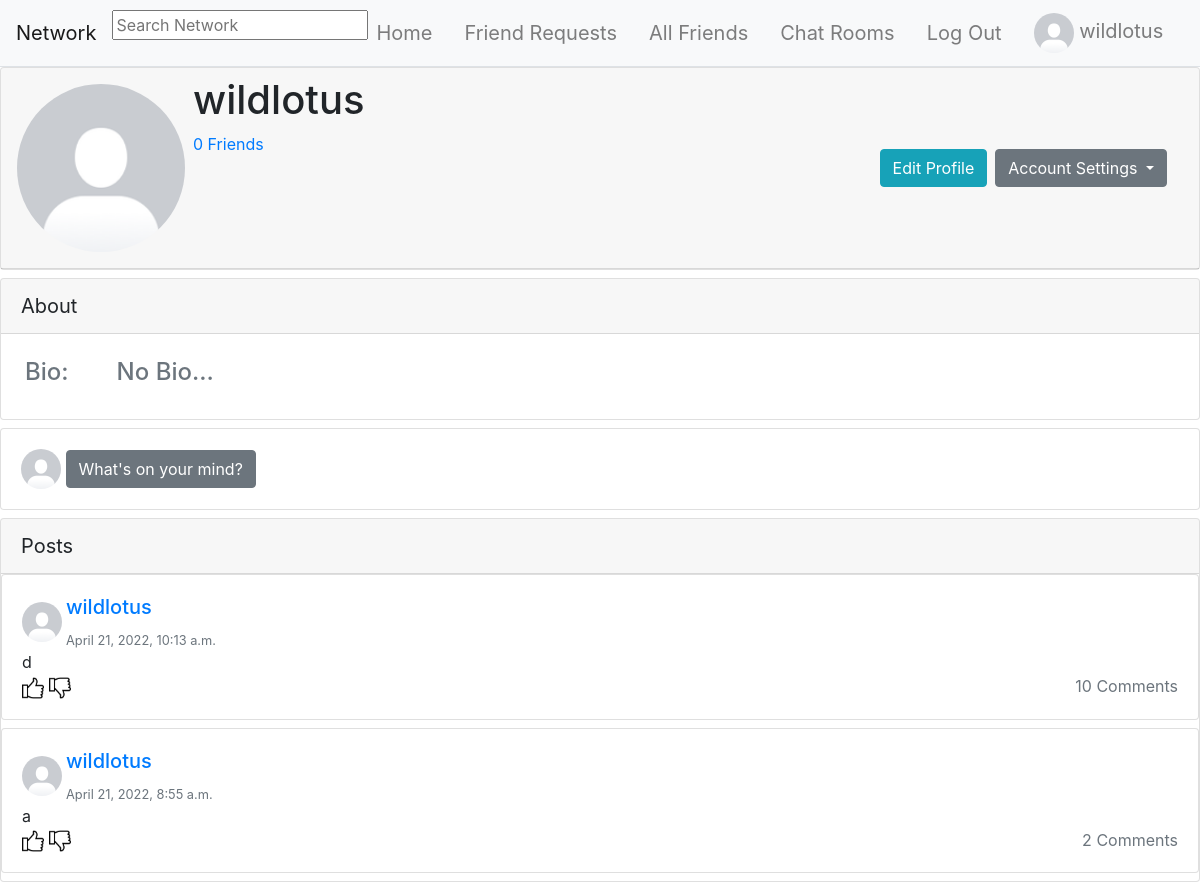
Before: /profile/2ef83b37-b663-45ca-ac8e-6aa545aaf2c0 (signed in) with the older database file.
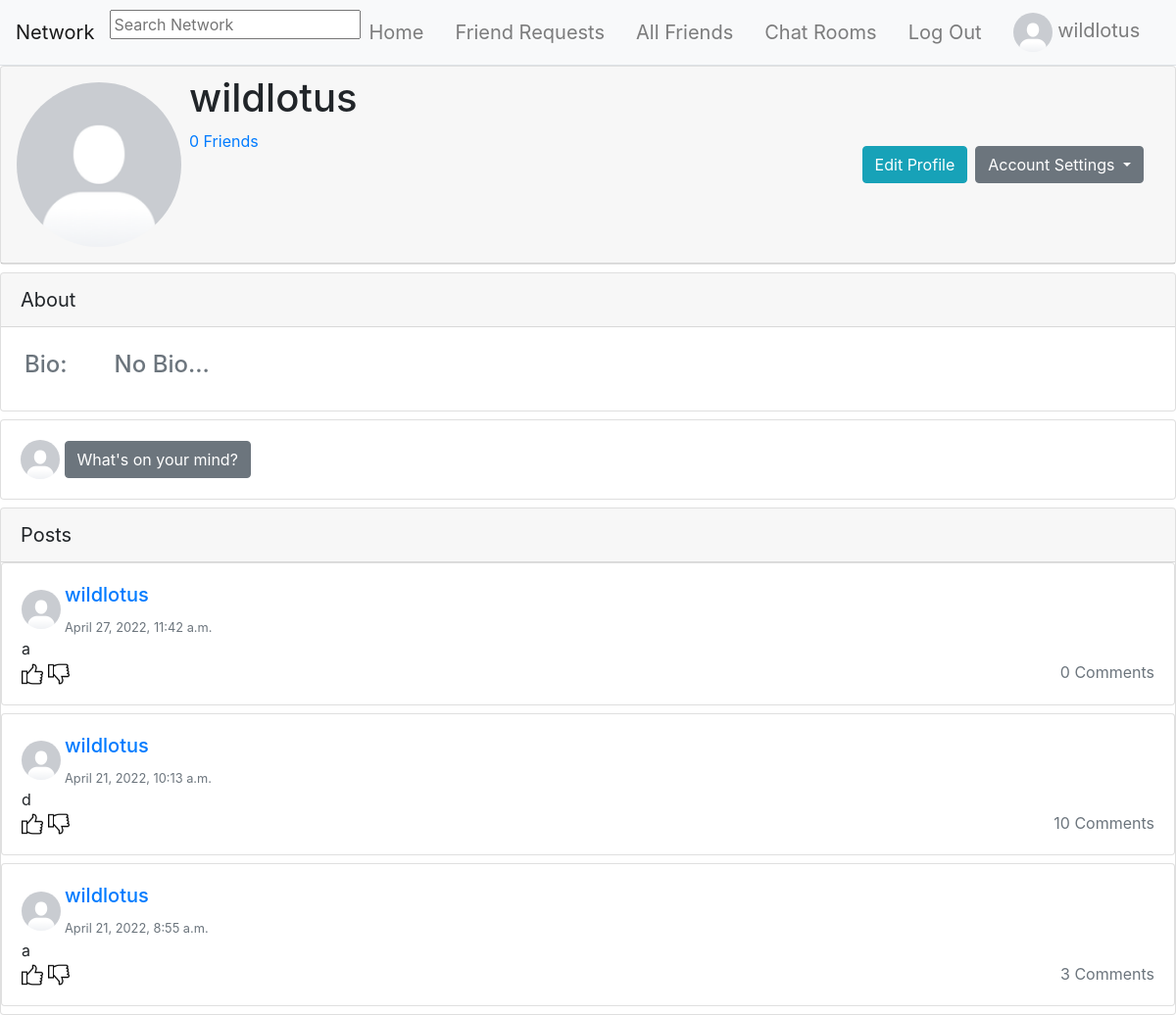
After: the same page with the newer database file.
### network/models.py (models this page shows, shortened)
class Post(models.Model):
    id = models.UUIDField(primary_key=True, default=uuid.uuid4, editable=False)
    author = models.ForeignKey(UserProfile, on_delete=models.CASCADE)
    description = models.TextField()
    only_friends = models.BooleanField(default=False)
    only_me = models.BooleanField(default=False)
    timestamp = models.DateTimeField(default=timezone.now)
    likes = models.ManyToManyField(UserProfile, blank=True, related_name="likes")
    dislikes = models.ManyToManyField(UserProfile, blank=True, related_name="dislikes")

class UserProfile(models.Model):
    id = models.UUIDField(primary_key=True, default=uuid.uuid4, editable=False)
    user = models.OneToOneField(User, related_name="profile", on_delete=models.CASCADE)
    bio = models.TextField(default="No Bio...", max_length=101)
    picture = models.ImageField(default="default_profile_image.png")
    friends = models.ManyToManyField(to="self", blank=True, related_name="+", symmetrical=False)
    blocked = models.ManyToManyField(to="self", blank=True, related_name="+", symmetrical=False)

class User(AbstractUser):
    pass

### network/views.py (the view)
# urls.py: path("profile/<uuid:profile_id>", views.show_profile, name="profile"),
@login_required
def show_profile(request, profile_id):
    try:
        profile = UserProfile.objects.get(id=profile_id)
        context = {
            "profile": profile,
            "posts": Post.objects.filter(author=profile).order_by('-timestamp'),
            "friend_request_available": not profile in request.user.profile.friends.all() and not profile in request.user.profile.blocked.all() and profile.user != request.user,
            "currently_friended": profile in request.user.profile.friends.all(),
            "self_in_friend_request": self_in_friend_request(profile, request.user.profile),
            "self_in_profile_friend_request": self_in_profile_friend_request(request.user.profile, profile)
        }
        if self_in_profile_friend_request(request.user.profile, profile):
            friend_request = FriendRequest.objects.get(to_user=request.user.profile, from_user=profile)
            context["friend_request_id"] = friend_request.id
        if request.user != profile.user:
            context["mutual_friends"] = mutual_friends(request.user.profile, profile)
            context["mutual_friends_amount"] = mutual_friends(request.user.profile, profile).count()
    except UserProfile.DoesNotExist:
        return JsonResponse({"error": "User matching query does not exist."})
    return render(request, "network/profile.html", context)

### network/views.py (called while the page is built)
def self_in_friend_request(to_user, from_user):
    try:
        FriendRequest.objects.get(to_user=to_user, from_user=from_user, active=True)
        return True
    except FriendRequest.DoesNotExist:
        return False

def self_in_profile_friend_request(to_user, from_user):
    try:
        FriendRequest.objects.get(to_user=to_user, from_user=from_user, active=True)
        return True
    except FriendRequest.DoesNotExist:
        return False

### templates/network/profile.html (shortened to what this page needs)
{% extends "network/layout.html" %} {% load static %}
{% block body %}
    {% if not request.user in profile.blocked.all and not profile.user in request.user.profile.blocked.all %}
    <div id="profile">
        <div class="card">
            <div class="card-header d-flex p-2">
                <div class="m-2">
                    <img class="profile_picture" src="{{ profile.picture.url }}" alt="Profile Picture" style="border-radius: 50%" id="default_profile_picture" width="168" height="168">
                </div>
                <div class="d-flex flex-column">
                    <div>
                        <h1>
                            {{ profile.user.username }}
                        </h1>
                    </div>
                    <div>
                        <div>
                            <a href="{% url 'profile_friends' profile.id %}">
                                {{ profile.friends.count }} Friends
                            </a>
                        </div>
                    </div>
                </div>
                    <div class="d-flex ml-auto align-items-center p-2">
                        {% if request.user == profile.user %}
                        <div class="mr-2">
                            <button type="button" class="btn btn-info"
                                data-toggle="modal" data-target="#profileModal">Edit Profile</button>
                        </div>
                        <div class="dropdown">
                            <button class="btn btn-secondary dropdown-toggle" type="button" id="dropdownMenuButton" data-toggle="dropdown" aria-haspopup="true" aria-expanded="false">
                            Account Settings
                            </button>
                        {% endif %}
                    </div>
                    <div class="d-flex align-items-center p-2">
                    </div>
                </div>
            </div>
        </div>
    </div>
    <div class="card mt-2">
        <div class="card-header" style="font-size: 20px;">About</div>
            <div class="d-flex justify-content-start text-muted">
                <div class="m-3 p-2">
                    <h4>Bio:</h4>
                </div>
                <div class="m-3 p-2">
                    <h4 id="default_profile_bio">
                        {{ profile.bio }}
                    </h4>
                </div>
            </div>
        </div>
    </div>
    {% if request.user == profile.user %}
    <div id="newPost" class="mt-2">
        <div class="card">
            <div class="card-body">
                <a href="{% url 'profile' request.user.profile.id %}">
                    <img src="{{ request.user.profile.picture.url }}" class="d-inline" alt="Logged in Profile Picture"
                        width="40px" height="40px" style="border-radius: 50%" id="newPostProfilePicture">
                </a>
                <button type="button" class="btn btn-secondary" data-toggle="modal" data-target="#newPostModal" id="postModal">What's on your
                    mind?</button>
            </div>
        </div>
    </div>
    {% endif %}
    <div class="card mt-2">
        <div class="card-header" style="font-size: 20px;">Posts</div>
        {% for post in posts %}
            {% include "network/posts.html" %}
        {% empty %}
            <div class="d-flex justify-content-center text-muted">
                <h4 class="mt-3 mb-3">No posts available</h4>
            </div>
        {% endfor %}
    </div>
    {% endif %}
{% endblock body %}

### templates/network/posts.html (shortened to what the changed rows need)
{% load static %} {% load mathfilters %}
{% if post.only_friends %}
{% if post.author.user in request.user.profile.friends.all or request.user in post.author.friends.all or post.author.user == request.user %}
<div class="card mb-2">
    <div class="card-body">
        <div class="d-flex align-items-center">
            <div>
                <a href="{% url 'profile' post.author.id %}">
                    <img src="{{ post.author.picture.url }}" alt="Post Auhor Profile Picture" width="40"
                    height="40" style="border-radius: 50%">
                </a>
            </div>
            <div class="d-flex flex-column ml-1">
                <div>
                    <a href="{% url 'profile' post.author.id %}">
                        <h5 class="card-title">
                            {{ post.author.user.username }}
                        </h5>
                    </a>
                </div>
                <div>
                    <small><p class="card-text text-muted">{{ post.timestamp }}</p></small>
                </div>
            </div>
        </div>
        <span class="card-text">{{ post.description }}</span>
        <div class="d-flex">
            <div>
                {% if request.user.profile in post.likes.all %}
                <img src="{% static 'network/images/like_fill.png' %}" alt="" width="22" height="22" class="reaction"
                    data-post_id="{{ post.id }}" data-reaction="like">
                {% else %}
                <img src="{% static 'network/images/like.png' %}" alt="" width="22" height="22" class="reaction"
                    data-post_id="{{ post.id }}" data-reaction="like">
                {% endif %}
                {% if request.user.profile in post.dislikes.all %}
                <img src="{% static 'network/images/dislike_fill.png' %}" alt="" width="22" height="22" class="reaction"
                    data-post_id="{{ post.id }}" data-reaction="dislike">
                {% else %}
                <img src="{% static 'network/images/dislike.png' %}" alt="" width="22" height="22" class="reaction"
                    data-post_id="{{ post.id }}" data-reaction="dislike">
                {% endif %}
            </div>
            <div class="ml-auto">
                <span class="text-secondary comments" data-post_id="{{ post.id }}" id="comments_amount_{{ post.id }}">
                    {{post.comments.all.count }} Comments
                </span>
            </div>
        </div>
    </div>
</div>
{% endif %}
{% endif %}
{% if post.only_me and post.author.user == request.user %}
<div class="card mb-2">
    <div class="card-body">
        <div class="d-flex align-items-center">
            <div>
                <a href="{% url 'profile' post.author.id %}">
                    <img src="{{ post.author.picture.url }}" alt="Post Auhor Profile Picture" width="40"
                    height="40" style="border-radius: 50%">
                </a>
            </div>
            <div class="d-flex flex-column ml-1">
                <div>
                    <a href="{% url 'profile' post.author.id %}">
                        <h5 class="card-title">
                            {{ post.author.user.username }}
                        </h5>
                    </a>
                </div>
                <div>
                    <small><p class="card-text text-muted">{{ post.timestamp }}</p></small>
                </div>
            </div>
        </div>
        <span class="card-text">{{ post.description }}</span>
        <div class="d-flex">
            <div class="text-muted">
                {% if request.user.profile in post.likes.all %}
                <img src="{% static 'network/images/like_fill.png' %}" alt="" width="22" height="22" class="reaction"
                    data-post_id="{{ post.id }}" data-reaction="like">
                {% else %}
                <img src="{% static 'network/images/like.png' %}" alt="" width="22" height="22" class="reaction"
                    data-post_id="{{ post.id }}" data-reaction="like">
                {% endif %}
                {% if request.user.profile in post.dislikes.all %}
                <img src="{% static 'network/images/dislike_fill.png' %}" alt="" width="22" height="22" class="reaction"
                    data-post_id="{{ post.id }}" data-reaction="dislike">
                {% else %}
                <img src="{% static 'network/images/dislike.png' %}" alt="" width="22" height="22" class="reaction"
                    data-post_id="{{ post.id }}" data-reaction="dislike">
                {% endif %}
            </div>
            <div class="ml-auto">
                <span class="text-secondary comments" data-post_id="{{ post.id }}" id="comments_amount_{{ post.id }}">
                    {{post.comments.all.count }} Comments
                </span>
            </div>
        </div>
    </div>
</div>
{% endif %}

Changed rows visible on the page:
added Post: author.picture (placeholder picture), author.user.username "wildlotus", timestamp "April 27, 2022, 11:42 a.m.", description "a", only_me True (drawn), comments.all.count "0"
computed for Post "April 21, 2022, 8:55 a.m.": comments.all.count "2" → "3"
